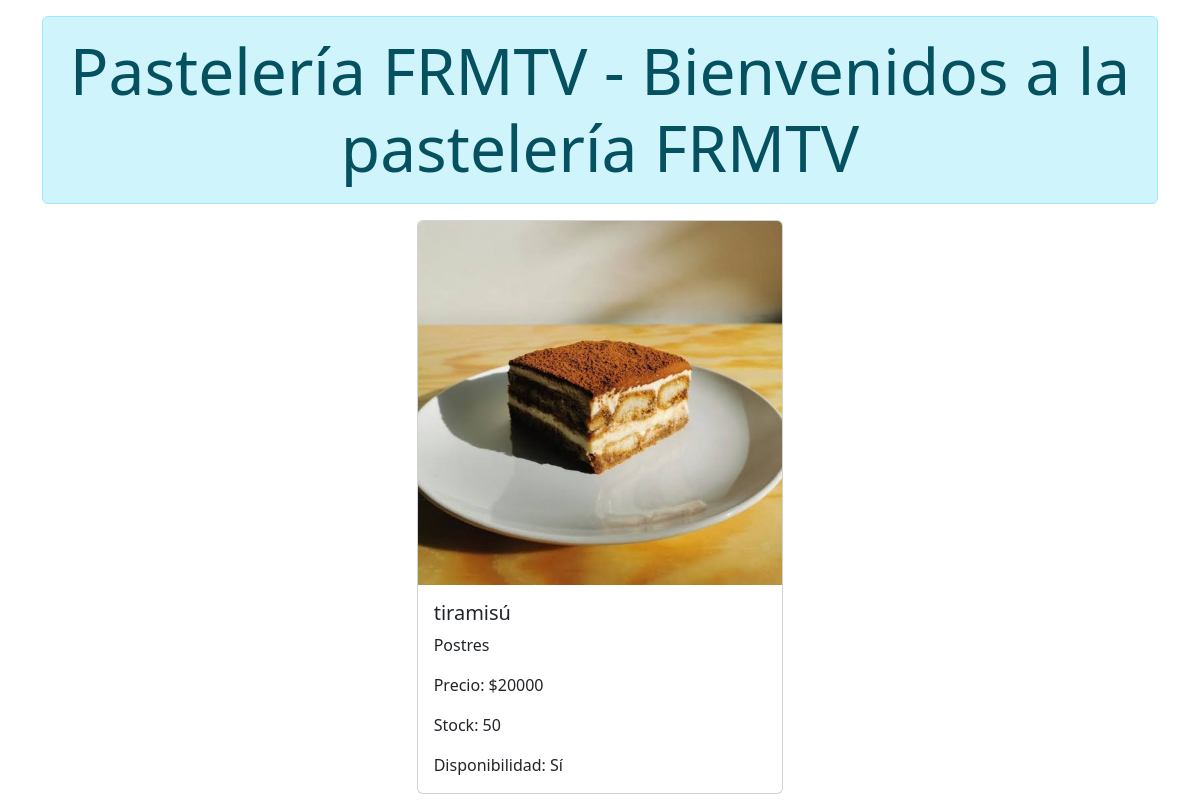
Before: / with the older database file.
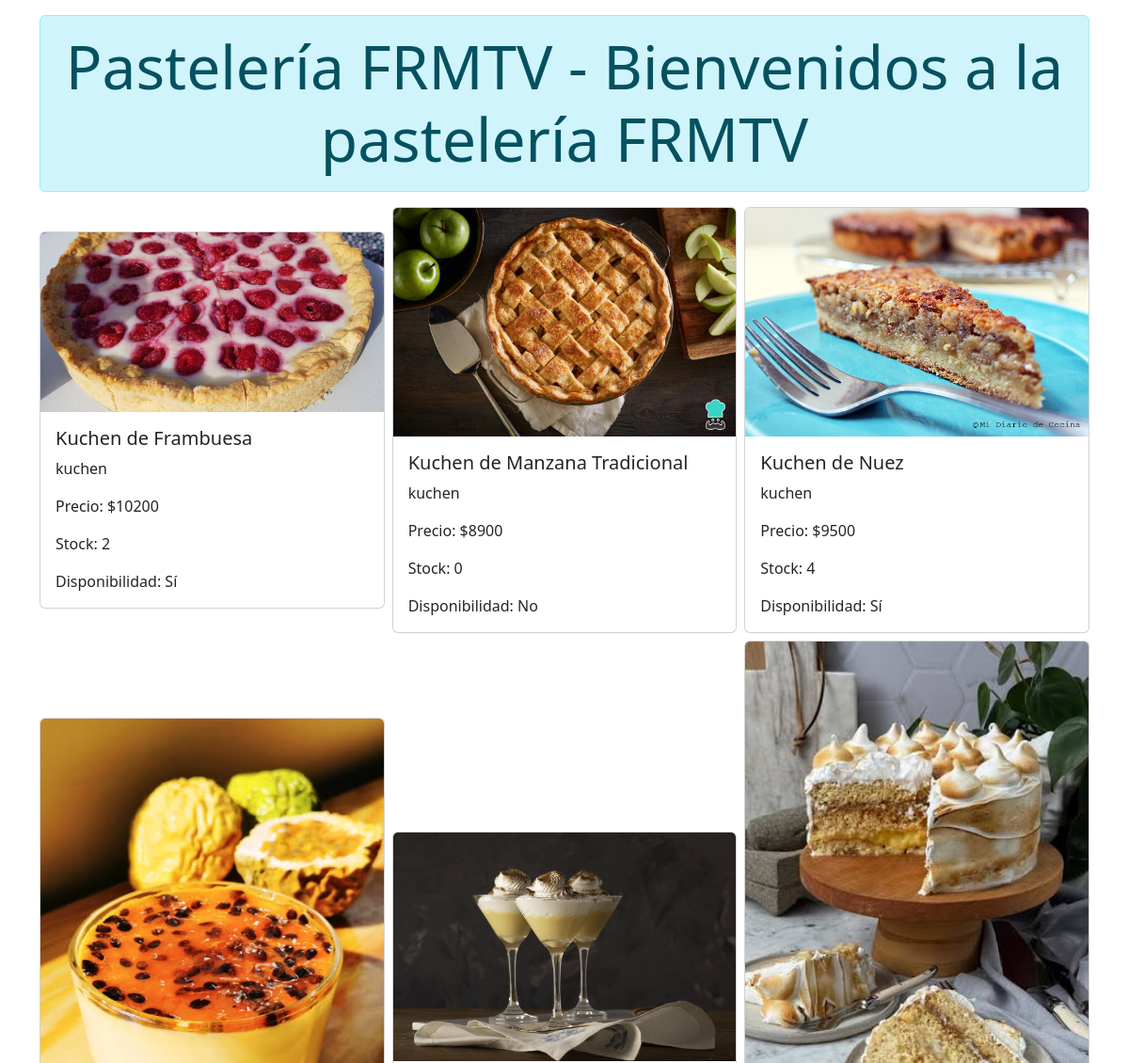
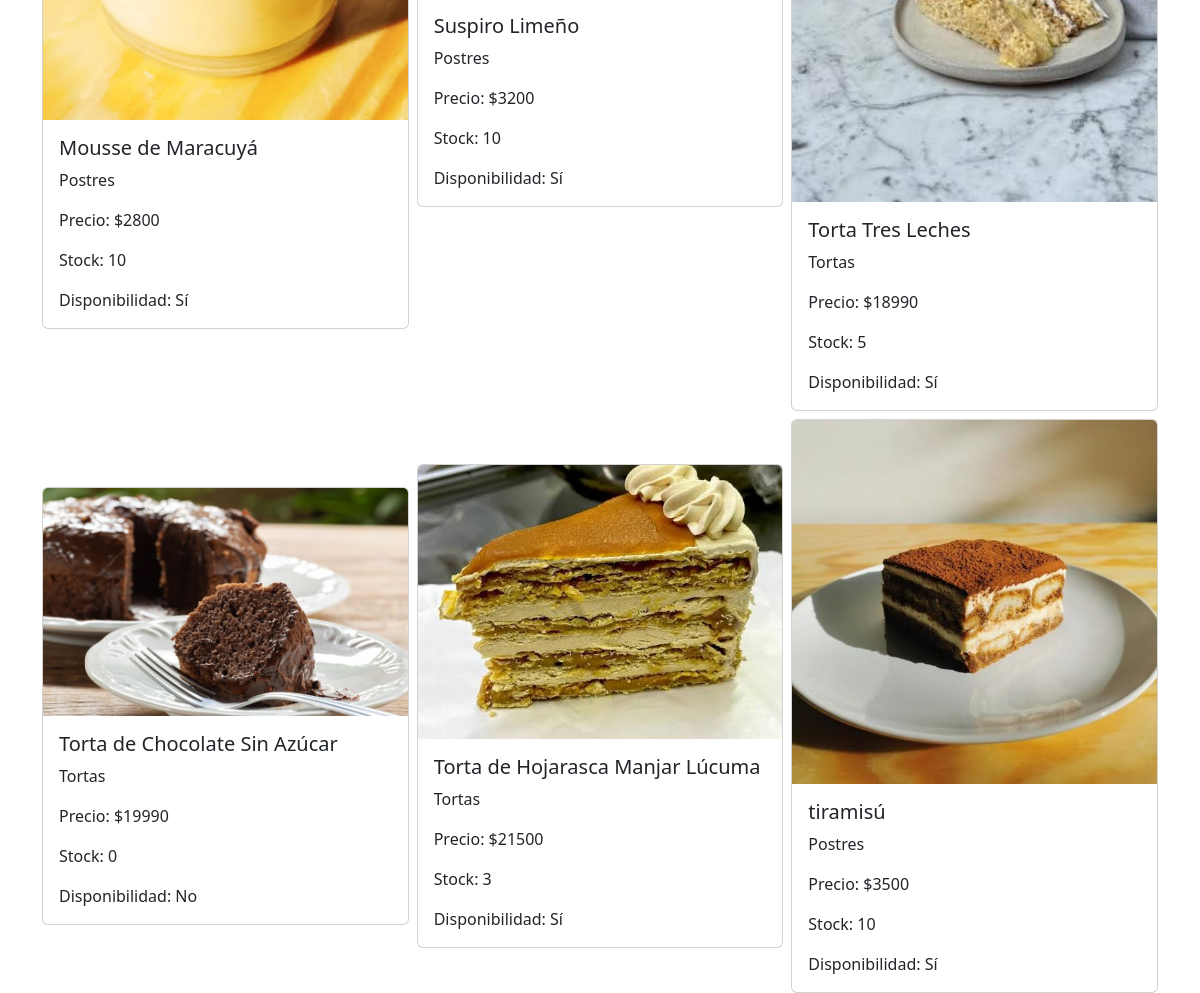
After: the same page with the newer database file (2 pictures, top to bottom).
### catalogo/models.py (models this page shows, shortened)
class producto(models.Model):
    nombre = models.CharField(max_length=50)
    linea = models.ForeignKey(linea, on_delete=models.CASCADE, related_name='producto')
    precio = models.SmallIntegerField()
    imagen = models.ImageField(upload_to='imagenes/', blank=True, null=True)
    apto_celiacos = models.BooleanField(default=False)
    cantidad = models.SmallIntegerField()
    disponibilidad = models.BooleanField(default=True)
    stock_dia = models.SmallIntegerField()
    class Meta:
        ordering = ['nombre']
        verbose_name_plural = 'productos de la pasteleria'

class linea(models.Model):
    nombre = models.CharField(max_length=50, unique=True)
    def __str__(self):
        return self.nombre

### catalogo/views.py (the view)
# urls.py: path('', views.index),
def index(request):
    productos = producto.objects.all()
    data = {
        'titulo': 'Pastelería FRMTV',
        'mensaje': 'Bienvenidos a la pastelería FRMTV',
        'productos': productos
    }
    return render(request, 'index.html', data)

### templates/index.html (shortened to what this page needs)
<!doctype html>
<html lang="en" data-bs-theme="light">
    <head>
        <link
            href="https://cdn.jsdelivr.net/npm/bootstrap@5.3.8/dist/css/bootstrap.min.css"
            rel="stylesheet"
        />
    </head>
    <body class="container mt-3">
        <header>
            <div class="alert alert-info text-center display-3" role="alert">
                Pastelería FRMTV - Bienvenidos a la pastelería FRMTV
        </header>
        <main>
            {% if productos %}
                <div class="row justify-content-center align-items-center g-2 row-cols-3">
                    {% for producto in productos %}
                        <div class="col">
                            <div class="card">
                                <img src="{{ producto.imagen.url }}" class="card-img-top" alt="{{ producto.nombre }}">
                                <div class="card-body">
                                    <h5 class="card-title">{{ producto.nombre }}</h5>
                                    <p class="card-text">{{ producto.linea}}</p>
                                    <p class="card-text">Precio: ${{ producto.precio }}</p>
                                    <p class="card-text">Stock: {{ producto.stock_dia }}</p>
                                    <p class="card-text">Disponibilidad: {{ producto.disponibilidad|yesno:"Sí,No"   }}</p>
                                </div>
                            </div>
                        </div>
                    {% endfor %}
                </div>
            {% else %}
                <div class="alert alert-warning text-center" role="alert">
                    No hay productos disponibles
                </div>
            {% endif %}
        </main>
    </body>
</html>

Changed rows visible on the page:
added producto: imagen (picture), nombre "Kuchen de Frambuesa", linea "kuchen", precio "10200", stock_dia "2", disponibilidad "Sí"
added producto: imagen (picture), nombre "Kuchen de Manzana Tradicional", linea "kuchen", precio "8900", stock_dia "0", disponibilidad "No"
added producto: imagen (picture), nombre "Kuchen de Nuez", linea "kuchen", precio "9500", stock_dia "4", disponibilidad "Sí"
added producto: imagen (picture), nombre "Mousse de Maracuyá", linea "Postres", precio "2800", stock_dia "10", disponibilidad "Sí"
added producto: imagen (picture), nombre "Suspiro Limeño", linea "Postres", precio "3200", stock_dia "10", disponibilidad "Sí"
added producto: imagen (picture), nombre "Torta Tres Leches", linea "Tortas", precio "18990", stock_dia "5", disponibilidad "Sí"
added producto: imagen (picture), nombre "Torta de Chocolate Sin Azúcar", linea "Tortas", precio "19990", stock_dia "0", disponibilidad "No"
added producto: imagen (picture), nombre "Torta de Hojarasca Manjar Lúcuma", linea "Tortas", precio "21500", stock_dia "3", disponibilidad "Sí"
changed producto "tiramisú": precio "20000" → "3500"; stock_dia "50" → "10"
